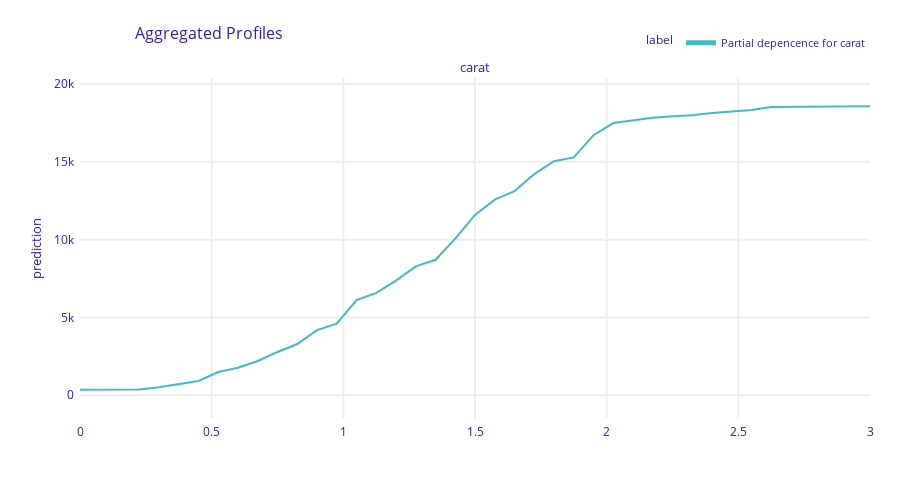

This figure's notebook cell:
### Code cell
# Interpret model
import numpy as np
import dalex as dx

# Partial dependence plots on training data
def pred_fun(model, df):
    X = encoder.transform(df)
    dX = xgb.DMatrix(X, feature_names=feature_names)
    return model.predict(dX)


exp = dx.Explainer(fit, df_train, predict_function=pred_fun, verbose=False)

pdp_num = exp.model_profile(
    variable_splits={"carat": np.linspace(0, 3, 41)},
    label="Partial depencence for carat",
    verbose=False,
)
pdp_num.plot()

### Figure 1 — Plotly figure (JSON) as saved in the notebook; plotly's stock layout.template omitted (floating-point values rounded to 4 significant figures)
{"data": [{"customdata": [[4062.0, "Partial depencence for carat", "carat"], [4062.0, "Partial depencence for carat", "carat"], [4062.0, "Partial depencence for carat", "carat"], [4062.0, "Partial depencence for carat", "carat"], [4062.0, "Partial depencence for carat", "carat"], [4062.0, "Partial depencence for carat", "carat"], [4062.0, "Partial depencence for carat", "carat"], [4062.0, "Partial depencence for carat", "carat"], [4062.0, "Partial depencence for carat", "carat"], [4062.0, "Partial depencence for carat", "carat"], [4062.0, "Partial depencence for carat", "carat"], [4062.0, "Partial depencence for carat", "carat"], [4062.0, "Partial depencence for carat", "carat"], [4062.0, "Partial depencence for carat", "carat"], [4062.0, "Partial depencence for carat", "carat"], [4062.0, "Partial depencence for carat", "carat"], [4062.0, "Partial depencence for carat", "carat"], [4062.0, "Partial depencence for carat", "carat"], [4062.0, "Partial depencence for carat", "carat"], [4062.0, "Partial depencence for carat", "carat"], [4062.0, "Partial depencence for carat", "carat"], [4062.0, "Partial depencence for carat", "carat"], [4062.0, "Partial depencence for carat", "carat"], [4062.0, "Partial depencence for carat", "carat"], [4062.0, "Partial depencence for carat", "carat"], [4062.0, "Partial depencence for carat", "carat"], [4062.0, "Partial depencence for carat", "carat"], [4062.0, "Partial depencence for carat", "carat"], [4062.0, "Partial depencence for carat", "carat"], [4062.0, "Partial depencence for carat", "carat"], [4062.0, "Partial depencence for carat", "carat"], [4062.0, "Partial depencence for carat", "carat"], [4062.0, "Partial depencence for carat", "carat"], [4062.0, "Partial depencence for carat", "carat"], [4062.0, "Partial depencence for carat", "carat"], [4062.0, "Partial depencence for carat", "carat"], [4062.0, "Partial depencence for carat", "carat"], [4062.0, "Partial depencence for carat", "carat"], [4062.0, "Partial depencence for carat", "carat"], [4062.0, "Partial depencence for carat", "carat"], [4062.0, "Partial depencence for carat", "carat"]], "hovertemplate": "<b>%{hovertext}</b><br><br>prediction=%{y:.3f}<br>mean_prediction=%{customdata[0]:.3f}<extra></extra>", "hovertext": ["Partial depencence for carat", "Partial depencence for carat", "Partial depencence for carat", "Partial depencence for carat", "Partial depencence for carat", "Partial depencence for carat", "Partial depencence for carat", "Partial depencence for carat", "Partial depencence for carat", "Partial depencence for carat", "Partial depencence for carat", "Partial depencence for carat", "Partial depencence for carat", "Partial depencence for carat", "Partial depencence for carat", "Partial depencence for carat", "Partial depencence for carat", "Partial depencence for carat", "Partial depencence for carat", "Partial depencence for carat", "Partial depencence for carat", "Partial depencence for carat", "Partial depencence for carat", "Partial depencence for carat", "Partial depencence for carat", "Partial depencence for carat", "Partial depencence for carat", "Partial depencence for carat", "Partial depencence for carat", "Partial depencence for carat", "Partial depencence for carat", "Partial depencence for carat", "Partial depencence for carat", "Partial depencence for carat", "Partial depencence for carat", "Partial depencence for carat", "Partial depencence for carat", "Partial depencence for carat", "Partial depencence for carat", "Partial depencence for carat", "Partial depencence for carat"], "legendgroup": "Partial depencence for carat", "line": {"color": "#46bac2", "dash": "solid", "width": 2}, "marker": {"symbol": "circle"}, "mode": "lines", "name": "Partial depencence for carat", "opacity": 1, "orientation": "v", "showlegend": true, "type": "scatter", "x": [0, 0.075, 0.15, 0.225, 0.3, 0.375, 0.45, 0.525, 0.6, 0.675, 0.75, 0.825, 0.9, 0.975, 1.05, 1.125, 1.2, 1.275, 1.35, 1.425, 1.5, 1.575, 1.65, 1.725, 1.8, 1.875, 1.95, 2.025, 2.1, 2.175, 2.25, 2.325, 2.4, 2.475, 2.55, 2.625, 2.7, 2.775, 2.85, 2.925, 3], "xaxis": "x", "y": [361.4, 361.4, 361.4, 378.0, 518.5, 718.0, 915.9, 1498.0, 1771.0, 2202.0, 2784.0, 3293.0, 4189.0, 4604.0, 6118.0, 6582.0, 7363.0, 8283.0, 8707.0, 10060.0, 11590.0, 12570.0, 13120.0, 14210.0, 15040.0, 15280.0, 16710.0, 17490.0, 17670.0, 17830.0, 17930.0, 18000.0, 18140.0, 18220.0, 18330.0, 18520.0, 18520.0, 18530.0, 18530.0, 18560.0, 18560.0], "yaxis": "y"}], "layout": {"annotations": [{"font": {"size": 13}, "showarrow": false, "text": "carat", "x": 0.5, "xanchor": "center", "xref": "paper", "y": 1, "yanchor": "bottom", "yref": "paper"}, {"font": {"size": 13}, "showarrow": false, "text": "prediction", "textangle": -90, "x": -0.07, "xref": "paper", "y": 0.5, "yref": "paper"}], "font": {"color": "#371ea3"}, "height": 489, "hovermode": "x unified", "legend": {"font": {"size": 11}, "itemsizing": "constant", "orientation": "h", "title": {"font": {"size": 12}, "text": "label"}, "tracegroupgap": 0, "x": 1, "xanchor": "right", "y": 1.061, "yanchor": "bottom"}, "margin": {"b": 71, "r": 30, "t": 78}, "title": {"font": {"size": 16}, "text": "Aggregated Profiles", "x": 0.15}, "xaxis": {"anchor": "y", "automargin": true, "domain": [0, 1], "fixedrange": true, "gridwidth": 2, "showticklabels": true, "tickcolor": "white", "ticklen": 3, "ticks": "outside", "title": {"text": ""}, "type": "linear", "zeroline": false}, "yaxis": {"anchor": "x", "automargin": true, "domain": [0, 1], "fixedrange": true, "gridwidth": 2, "range": [-1459.0, 20380.0], "tickcolor": "white", "ticklen": 3, "ticks": "outside", "title": {"text": ""}, "type": "linear", "zeroline": false}}}
